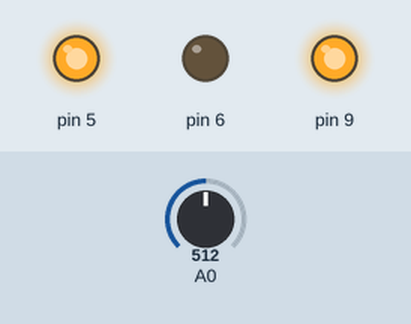
The sketch below on a simulated Arduino Uno, built with avr-gcc and run on an emulated ATmega328P. On the bench: output pins drawn as LEDs (lit = HIGH). Inputs (shaded band) come from the test bench; at power-on: A0 = 512.

Above: at 1.2 s.
1.3 s: A0 set to 587
2.8 s: A0 set to 611
At 3.7 s:
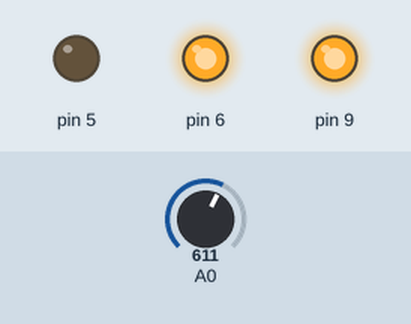
4.3 s: A0 set to 290
At 4.8 s:
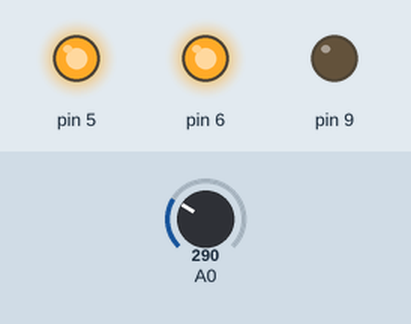
5.8 s: A0 set to 314
At 7.0 s:
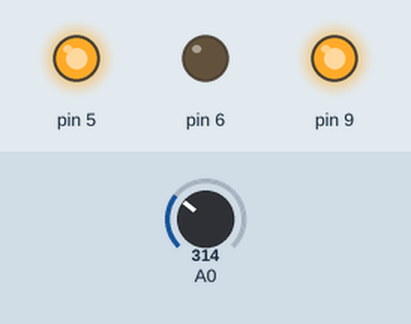
7.3 s: A0 set to 122
At 8.3 s:
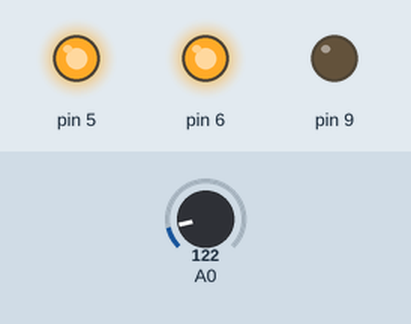
Timing chart, 0 to 9.8 s (numbered marks = the images above; inputs shaded):
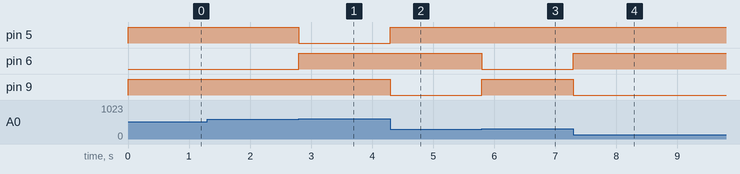

Measured:
- the behaviour switches between 599 and 600 on A0 (found by bisection; images 0 and 1)
- the behaviour switches between 299 and 300 on A0 (found by bisection; images 2 and 3)
- after the input at 1.3 s, every drawn part: stays the same
- after the input at 2.8 s, pin 5: HIGH → LOW at once; pin 6: LOW → HIGH at once
- after the input at 4.3 s, pin 5: LOW → HIGH at once; pin 9: HIGH → LOW at once
- after the input at 5.8 s, pin 6: HIGH → LOW at once; pin 9: LOW → HIGH at once
- after the input at 7.3 s, pin 6: LOW → HIGH at once; pin 9: HIGH → LOW at once

The sketch:

arduino.ino
```cpp
// (licence header left out)
void setup() {
  pinMode(9, OUTPUT);
  pinMode(6, OUTPUT);
  pinMode(5, OUTPUT);

  analogWrite(9, 0);
  analogWrite(6, 0);
  analogWrite(5, 0);
}

void loop() {
  if (analogRead(0) < 300) {
    analogWrite(9, 0);
    analogWrite(6, 255);
    analogWrite(5, 255);
  } else if (analogRead(0) < 600) {
    analogWrite(9, 255);
    analogWrite(6, 0);
    analogWrite(5, 255);
  } else {
    analogWrite(9, 255);
    analogWrite(6, 255);
    analogWrite(5, 0);
  }
}
```
